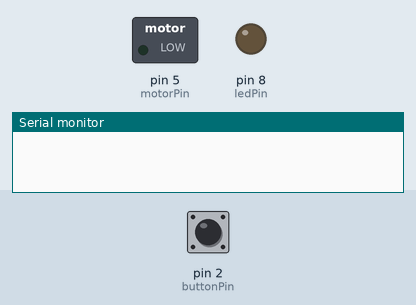
Recording of a sketch running on a simulated Arduino Uno, built with avr-gcc and run on an emulated ATmega328P. Parts: switched loads named in the sketch (green lamp = pin HIGH), output pins drawn as LEDs (lit = HIGH), the last lines printed to the serial monitor. Inputs (shaded band) come from the test bench; at power-on: pin 2 (buttonPin) HIGH.

Above: at 1.2 s.
1.3 s: pin 2 (buttonPin) pulled LOW for 0.15 s
At 2.0 s:
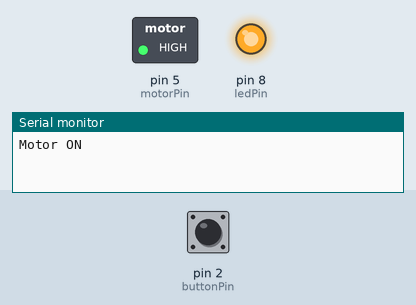
2.9 s: pin 2 (buttonPin) pulled LOW for 1 s
At 3.2 s:
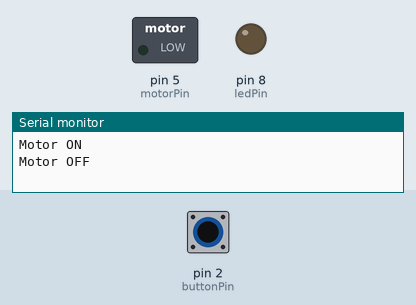
5.4 s: pin 2 (buttonPin) pulled LOW for 3.2 s
At 6.3 s:
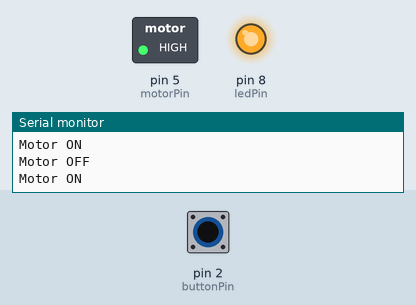
Timing chart, 0 to 8.4 s (numbered marks = the images above; inputs shaded):
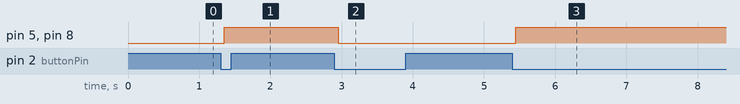

Measured:
- after the input at 1.3 s, pin 5 (motorPin), pin 8 (ledPin): LOW → HIGH after 0.05 s
- after the input at 2.9 s, pin 5 (motorPin), pin 8 (ledPin): HIGH → LOW after 0.05 s
- after the input at 5.4 s, pin 5 (motorPin), pin 8 (ledPin): LOW → HIGH after 0.05 s

The sketch:

Day22_Motor_Button.ino
```cpp
// Day 22 - Exercise 2: Motor on/off with a push button
// Motor driver: pin 5 -> 1k resistor -> NPN transistor base
// Button: pin 2 to GND (INPUT_PULLUP, pressed = LOW)
// LED: pin 8 through a 220 ohm resistor shows when the motor is on

const int motorPin = 5;
const int buttonPin = 2;
const int ledPin = 8;

bool motorOn = false;
bool lastButton = HIGH;

void setup() {
  pinMode(motorPin, OUTPUT);
  pinMode(buttonPin, INPUT_PULLUP);
  pinMode(ledPin, OUTPUT);
  Serial.begin(9600);
}

void loop() {
  bool button = digitalRead(buttonPin);

  // State-change method: act only at the moment the button goes from HIGH to LOW
  if (lastButton == HIGH && button == LOW) {
    motorOn = !motorOn;                 // toggle the motor state
    Serial.println(motorOn ? "Motor ON" : "Motor OFF");
    delay(50);                          // simple debounce
  }
  lastButton = button;

  if (motorOn) {
    analogWrite(motorPin, 255);         // full speed
    digitalWrite(ledPin, HIGH);
  } else {
    analogWrite(motorPin, 0);
    digitalWrite(ledPin, LOW);
  }
}
```
